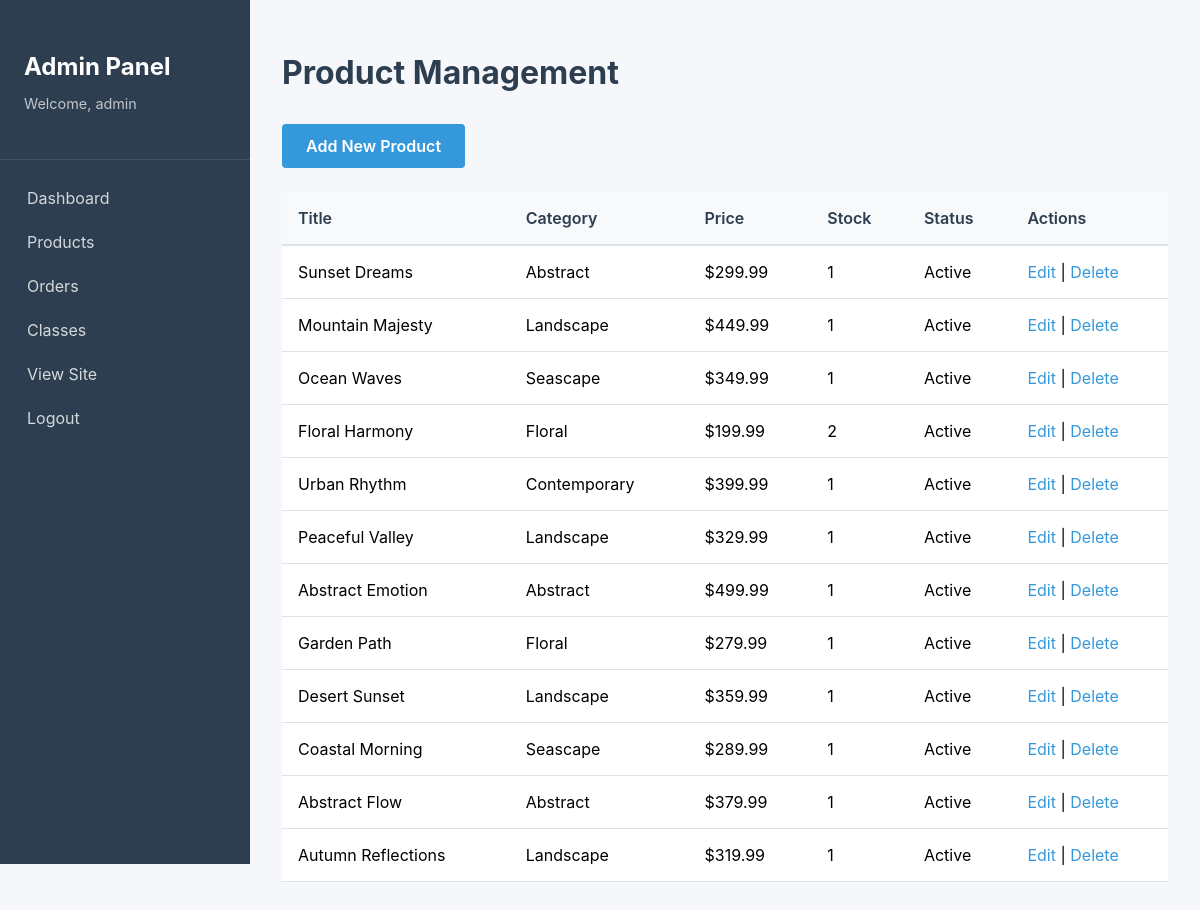
/index.php?page=admin&action=products (signed in), run on the app's committed database.
### tables this page shows
CREATE TABLE IF NOT EXISTS products (
    id INT AUTO_INCREMENT PRIMARY KEY,
    title VARCHAR(200) NOT NULL,
    description TEXT,
    base_price DECIMAL(10, 2) NOT NULL,
    category VARCHAR(50),
    medium VARCHAR(50),
    featured BOOLEAN DEFAULT FALSE,
    stock_quantity INT DEFAULT 0,
    image_url VARCHAR(255),
    thumbnail_url VARCHAR(255),
    status ENUM('active', 'inactive', 'sold') DEFAULT 'active',
    created_at TIMESTAMP DEFAULT CURRENT_TIMESTAMP,
    updated_at TIMESTAMP DEFAULT CURRENT_TIMESTAMP ON UPDATE CURRENT_TIMESTAMP,
    INDEX idx_category (category),
    INDEX idx_status (status),
    INDEX idx_featured (featured)
);

### config/helpers.php (called while the page is built, shortened)
<?php
function sanitize($data) {
    return htmlspecialchars(strip_tags(trim($data)), ENT_QUOTES, 'UTF-8');
}
function formatPrice($price) {
    return '$' . number_format($price, 2);
}
function e($string) {
    return htmlspecialchars($string, ENT_QUOTES, 'UTF-8');
}
function getCurrentPage() {
    return isset($_GET['page']) ? sanitize($_GET['page']) : 'home';
}

### config/config.php (called while the page is built, shortened)
<?php
spl_autoload_register(function ($class) {
    $paths = [
        APP_PATH . '/models/' . $class . '.php',
        APP_PATH . '/controllers/' . $class . '.php',
    ];
    foreach ($paths as $path) {
        if (file_exists($path)) {
            return;
        }
    }
});
require_once ROOT_PATH . '/config/helpers.php';

### config/database.php (called while the page is built, shortened)
<?php
class Database {
    private static $instance = null;
    private $connection;
    private function __construct() {
        try {
            $dsn = "mysql:host=" . DB_HOST . ";dbname=" . DB_NAME . ";charset=" . DB_CHARSET;
            $options = [
                PDO::ATTR_ERRMODE => PDO::ERRMODE_EXCEPTION,
                PDO::ATTR_DEFAULT_FETCH_MODE => PDO::FETCH_ASSOC,
                PDO::ATTR_EMULATE_PREPARES => false,
            ];
            $this->connection = new PDO($dsn, DB_USER, DB_PASS, $options);
        } catch (PDOException $e) {
            die("Database connection failed: " . $e->getMessage());
        }
    }
    public static function getInstance() {
        if (self::$instance === null) {
            self::$instance = new self();
        }
        return self::$instance;
    }
    public function getConnection() {
        return $this->connection;
    }
}

### app/controllers/AdminController.php (called while the page is built, shortened)
<?php
class AdminController {
    private $productModel;
    public function __construct() {
        $this->productModel = new Product();
    }
    public function products() {
        $products = $this->productModel->getAll([]);
        $data = [
            'title' => 'Product Management',
            'products' => $products
        ];
        require_once APP_PATH . '/views/layouts/admin_header.php';
        require_once APP_PATH . '/views/admin/products.php';
        require_once APP_PATH . '/views/layouts/admin_footer.php';
    }
}

### app/models/Product.php (called while the page is built, shortened)
<?php
class Product {
    private $db;
    public function __construct() {
        $this->db = Database::getInstance()->getConnection();
    }
    public function getAll($filters = []) {
        $sql = "SELECT * FROM products WHERE status = 'active'";
        $params = [];
        $sql .= " ORDER BY created_at DESC";
        $stmt = $this->db->prepare($sql);
        $stmt->execute($params);
        return $stmt->fetchAll();
    }
}

### app/views/admin/products.php (the view)
<h1>Product Management</h1>
<div class="admin-actions">
    <a href="<?php echo BASE_URL; ?>index.php?page=admin&action=editProduct" class="btn btn-primary">Add New Product</a>
</div>
<?php if (!empty($data['products'])): ?>
    <table class="data-table">
        <thead>
            <tr>
                <th>Title</th>
                <th>Category</th>
                <th>Price</th>
                <th>Stock</th>
                <th>Status</th>
                <th>Actions</th>
            </tr>
        </thead>
        <tbody>
            <?php foreach ($data['products'] as $product): ?>
                <tr>
                    <td><?php echo e($product['title']); ?></td>
                    <td><?php echo e($product['category']); ?></td>
                    <td><?php echo formatPrice($product['base_price']); ?></td>
                    <td><?php echo $product['stock_quantity']; ?></td>
                    <td><?php echo ucfirst($product['status']); ?></td>
                    <td>
                        <a href="<?php echo BASE_URL; ?>index.php?page=admin&action=editProduct&id=<?php echo $product['id']; ?>">Edit</a>
                        |
                        <a href="<?php echo BASE_URL; ?>index.php?page=admin&action=deleteProduct&id=<?php echo $product['id']; ?>"
                           onclick="return confirm('Delete this product?');">Delete</a>
                    </td>
                </tr>
            <?php endforeach; ?>
        </tbody>
    </table>
<?php else: ?>
    <p>No products found.</p>
<?php endif; ?>

### public/index.php (shortened to what this page needs)
<?php
require_once dirname(__DIR__) . '/config/config.php';
require_once dirname(__DIR__) . '/config/database.php';
$page = getCurrentPage();
switch ($page) {
    case 'admin':
        require_once APP_PATH . '/controllers/AdminController.php';
        $controller = new AdminController();
        if (isset($_GET['action'])) {
            $action = sanitize($_GET['action']);
            if (method_exists($controller, $action)) {
                $controller->$action();
            } else {
                $controller->index();
            }
        } else {
            $controller->index();
        }
        break;
}

### app/views/layouts/admin_header.php (shortened to what this page needs)
<!DOCTYPE html>
<html lang="en">
<head>
    <link rel="stylesheet" href="<?php echo ASSETS_URL; ?>css/admin.css">
</head>
<body class="admin-body">
    <div class="admin-layout">
        <aside class="admin-sidebar">
            <div class="admin-logo">
                <h2>Admin Panel</h2>
                <p>Welcome, <?php echo e($_SESSION['username'] ?? 'Admin'); ?></p>
            </div>
            <nav class="admin-nav">
                <a href="<?php echo BASE_URL; ?>index.php?page=admin" class="admin-nav-link">
                    Dashboard
                </a>
                <a href="<?php echo BASE_URL; ?>index.php?page=admin&action=products" class="admin-nav-link">
                    Products
                </a>
                <a href="<?php echo BASE_URL; ?>index.php?page=admin&action=orders" class="admin-nav-link">
                    Orders
                </a>
                <a href="<?php echo BASE_URL; ?>index.php?page=admin&action=classes" class="admin-nav-link">
                    Classes
                </a>
                <a href="<?php echo BASE_URL; ?>index.php?page=home" class="admin-nav-link">
                    View Site
                </a>
                <a href="<?php echo BASE_URL; ?>index.php?page=logout" class="admin-nav-link">
                    Logout
                </a>
            </nav>
        </aside>
        <main class="admin-main">
            <div class="admin-content">

### app/views/layouts/admin_footer.php (shortened to what this page needs)
            </div>
        </main>
    </div>
</body>
</html>

### assets/css/admin.css (style rules this page uses)
.admin-body { font-family: -apple-system, BlinkMacSystemFont, 'Segoe UI', Roboto, 'Helvetica Neue', Arial, sans-serif; background: #f5f7fa; margin: 0; }
.admin-layout { display: flex; min-height: 100vh; }
.admin-sidebar { width: 250px; background: #2c3e50; color: #fff; padding: 2rem 0; position: fixed; height: 100vh; overflow-y: auto; }
.admin-logo { padding: 0 1.5rem 2rem; border-bottom: 1px solid rgba(255,255,255,0.1); margin-bottom: 1rem; }
.admin-logo h2 { margin-bottom: 0.5rem; font-size: 1.5rem; }
.admin-logo p { color: rgba(255,255,255,0.7); font-size: 0.9rem; }
.admin-nav { display: flex; flex-direction: column; }
.admin-nav-link { padding: 0.75rem 1.5rem; color: rgba(255,255,255,0.8); text-decoration: none; transition: all 0.3s ease; border-left: 3px solid transparent; }
.admin-main { margin-left: 250px; flex: 1; padding: 2rem; }
.admin-content { max-width: 1200px; }
.admin-content h1 { color: #2c3e50; margin-bottom: 2rem; font-size: 2rem; }
.data-table { width: 100%; border-collapse: collapse; background: #fff; }
.data-table thead { background: #f8f9fa; }
.data-table th { padding: 1rem; text-align: left; font-weight: 600; color: #2c3e50; border-bottom: 2px solid #dee2e6; }
.data-table td { padding: 1rem; border-bottom: 1px solid #dee2e6; }
.data-table a { color: #3498db; text-decoration: none; }
.admin-actions { margin-bottom: 1.5rem; }
.btn { display: inline-block; padding: 0.75rem 1.5rem; border-radius: 4px; font-weight: 600; text-align: center; cursor: pointer; border: none; transition: all 0.3s ease; text-decoration: none; }
.btn-primary { background: #3498db; color: #fff; }

### data on the page
products: title "Sunset Dreams", category "Abstract", base_price "$299.99", stock_quantity "1", status "Active"
products: title "Mountain Majesty", category "Landscape", base_price "$449.99", stock_quantity "1", status "Active"
products: title "Ocean Waves", category "Seascape", base_price "$349.99", stock_quantity "1", status "Active"
products: title "Floral Harmony", category "Floral", base_price "$199.99", stock_quantity "2", status "Active"
products: title "Urban Rhythm", category "Contemporary", base_price "$399.99", stock_quantity "1", status "Active"
products: title "Peaceful Valley", category "Landscape", base_price "$329.99", stock_quantity "1", status "Active"
products: title "Abstract Emotion", category "Abstract", base_price "$499.99", stock_quantity "1", status "Active"
products: title "Garden Path", category "Floral", base_price "$279.99", stock_quantity "1", status "Active"
products: title "Desert Sunset", category "Landscape", base_price "$359.99", stock_quantity "1", status "Active"
products: title "Coastal Morning", category "Seascape", base_price "$289.99", stock_quantity "1", status "Active"
products: title "Abstract Flow", category "Abstract", base_price "$379.99", stock_quantity "1", status "Active"
products: title "Autumn Reflections", category "Landscape", base_price "$319.99", stock_quantity "1", status "Active"

### other printed values
$_SESSION['username'] "admin"
